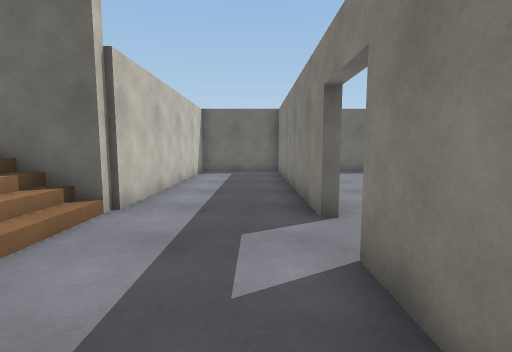
View 1 (above)

12 first-person views from a walk through a scene from a Unity 3-D project. The camera is 1.2 m above the floor, tilts 6° down and sees 85° across. The floor is counted in squares, 1 m on a side. Each view is taken from the middle of a square. On the plan, view 1 faces up. The plan holds only what a view shows up to about 13 squares ahead; the rest is blank.

View 2
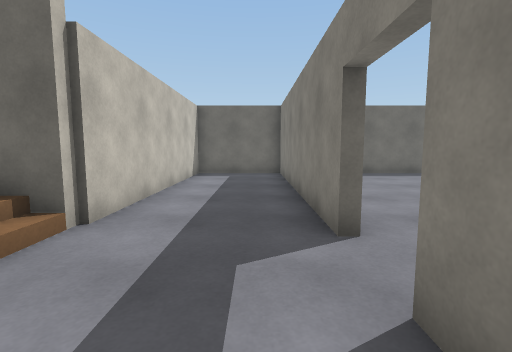

View 3
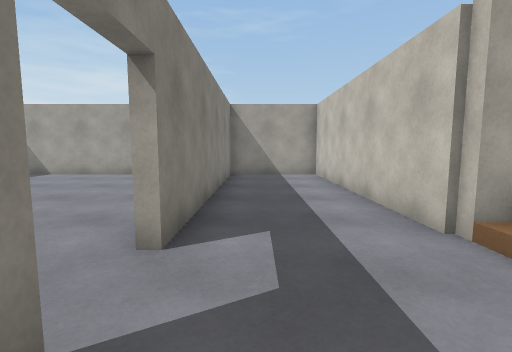

View 4
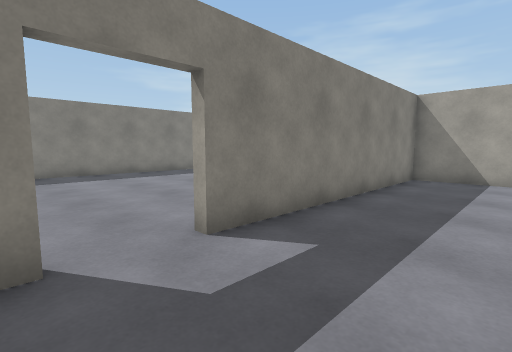

View 5
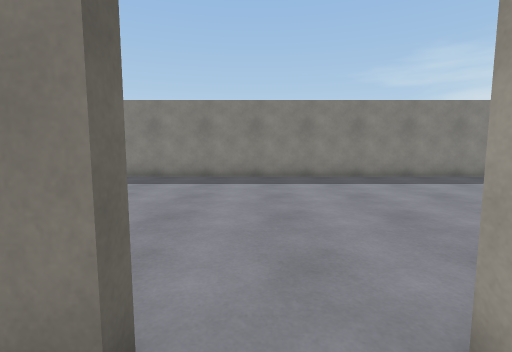

View 6
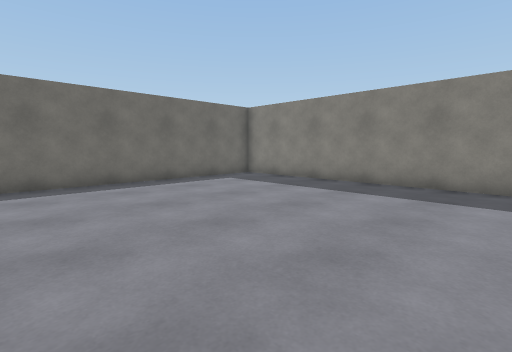

View 7
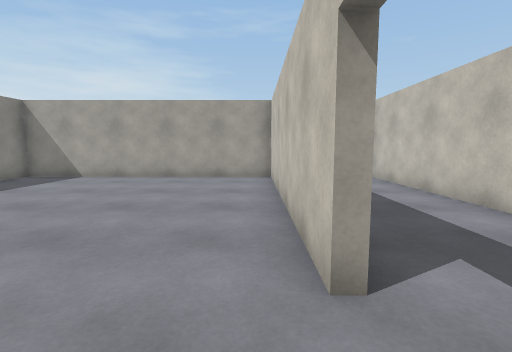

View 8
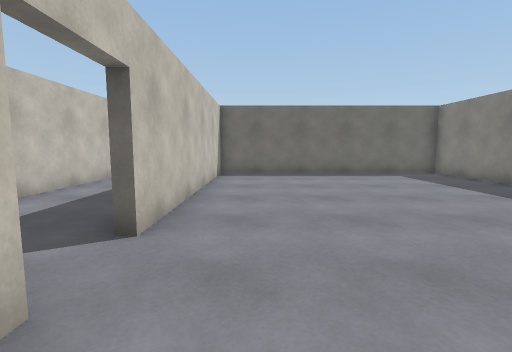

View 9
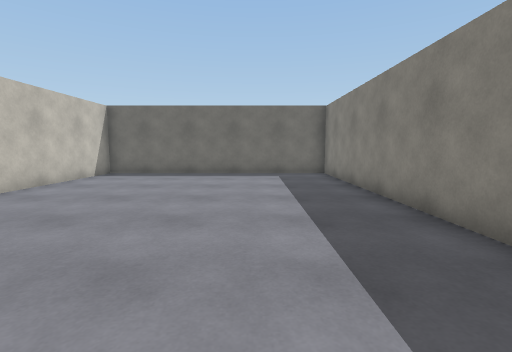

View 10
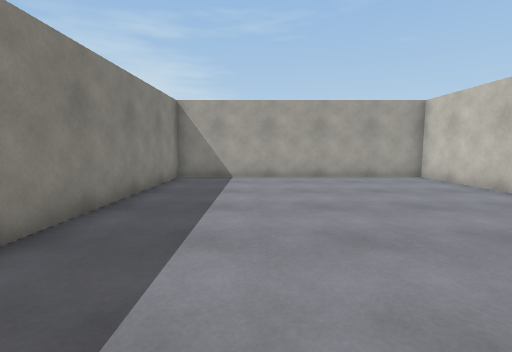

View 11
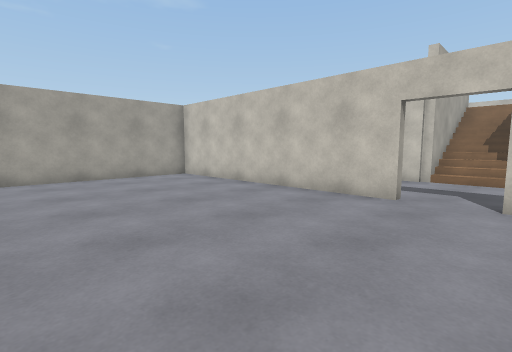

View 12
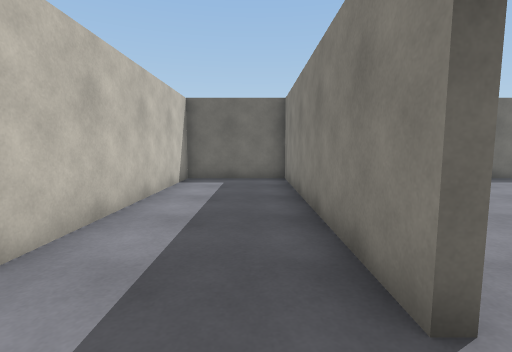

### Floor plan
Points are (right, up) in squares from view 1. A wall is a line through its corners. A room is listed if a view was taken in it or the views show most of it. See-through windows are left out.
Room 1 (views 1, 2, 3, 4, 5, 12)
walls: (-2.6, 2.6) (-2.6, -6.1) (1.1, -6.1) (1.1, 2.8) (1.4, 2.8); (1.4, 4.6) (1.1, 4.6) (1.1, 13.6) (-2.6, 13.6) (-2.6, 4.9)
ways out: opening at (1, 3.5) to room 2; opening at (-2.5, 3.5)
Room 2 (views 6, 7, 8, 9, 10, 11)
walls: (1.4, 2.8) (1.4, -6.1) (11.1, -6.1) (11.1, 13.6) (1.4, 13.6) (1.4, 4.6)
ways out: opening at (1, 3.5) to room 1

Where each view was taken, in squares from view 1:
view 1: 0 up, 0 right, facing up
view 2: 1 up, 0 right, facing up
view 3: 6 up, 0 right, facing down
view 4: 5 up, 2 left, facing down-right
view 5: 4 up, 0 right, facing right
view 6: 4 up, 2 right, facing up-right
view 7: 5 up, 2 right, facing down
view 8: 1 up, 3 right, facing up
view 9: 1 up, 8 right, facing up
view 10: 5 up, 8 right, facing down
view 11: 5 up, 8 right, facing down-left
view 12: 3 up, 0 right, facing up
